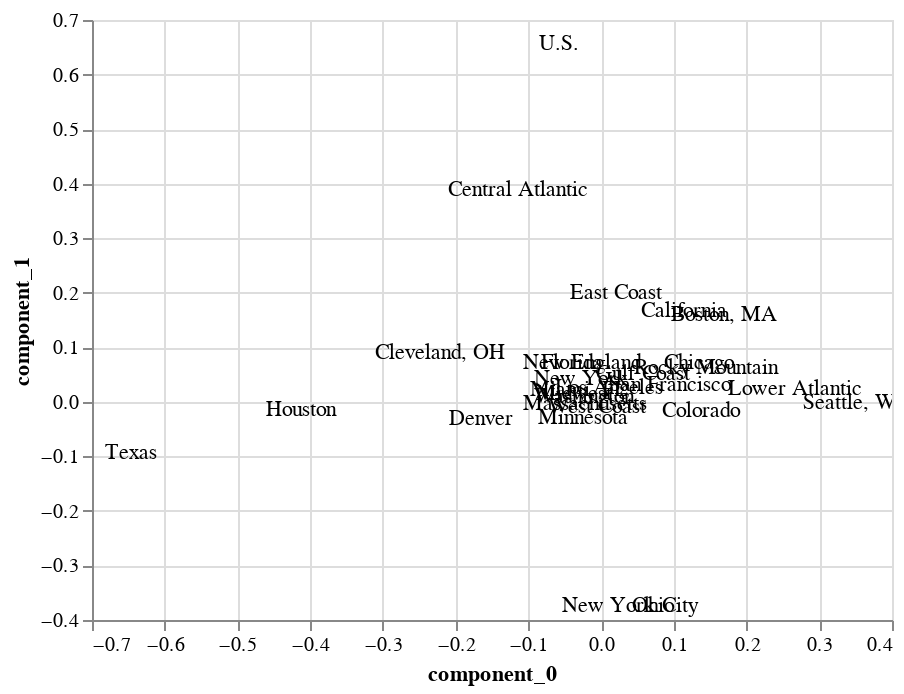

This figure's notebook cell:
### Code cell
components = pd.DataFrame(
    v, columns=[f"component_{i}" for i in range(v.shape[0])], index=wide.columns
).reset_index()

components_plot = (
    components.pipe(alt.Chart)
    .encode(x="component_0", y="component_1", text="region")
    .mark_text()
    .interactive()
)

lineapy.save(components_plot, "components_plot")
components_plot

### Figure 1 — Vega-Lite specification as saved in the notebook (floating-point values rounded to 4 significant figures)
{"config": {"view": {"continuousWidth": 400, "continuousHeight": 300}}, "data": {"name": "data-8d5185ac64530f5afce062b8c578d5b5"}, "mark": "text", "encoding": {"text": {"field": "region", "type": "nominal"}, "x": {"field": "component_0", "type": "quantitative"}, "y": {"field": "component_1", "type": "quantitative"}}, "selection": {"selector001": {"type": "interval", "bind": "scales", "encodings": ["x", "y"]}}, "$schema": "https://vega.github.io/schema/vega-lite/v4.17.0.json", "datasets": {"data-8d5185ac64530f5afce062b8c578d5b5": [{"region": "Boston, MA", "component_0": 0.1692, "component_1": 0.1587, "component_2": 0.1662, "component_3": 0.2322, "component_4": 0.268, "component_5": 0.1781, "component_6": 0.1803, "component_7": 0.1835, "component_8": 0.1882, "component_9": 0.2045, "component_10": 0.2063, "component_11": 0.1622, "component_12": 0.1999, "component_13": 0.1703, "component_14": 0.1601, "component_15": 0.2404, "component_16": 0.2199, "component_17": 0.1708, "component_18": 0.1496, "component_19": 0.1637, "component_20": 0.2817, "component_21": 0.1521, "component_22": 0.1491, "component_23": 0.1382, "component_24": 0.2095, "component_25": 0.1951, "component_26": 0.1431, "component_27": 0.1531}, {"region": "California", "component_0": 0.1133, "component_1": 0.1673, "component_2": 0.1058, "component_3": -0.2334, "component_4": -0.4583, "component_5": 0.1085, "component_6": 0.1148, "component_7": 0.08958, "component_8": 0.0928, "component_9": 0.06492, "component_10": 0.09515, "component_11": 0.17, "component_12": 0.07213, "component_13": 0.1137, "component_14": 0.08363, "component_15": -0.2225, "component_16": -0.1338, "component_17": 0.106, "component_18": 0.1145, "component_19": 0.1172, "component_20": -0.5921, "component_21": 0.1286, "component_22": 0.1638, "component_23": 0.1495, "component_24": 0.06561, "component_25": 0.01591, "component_26": 0.1496, "component_27": 0.1605}, {"region": "Central Atlantic", "component_0": -0.114, "component_1": 0.3891, "component_2": -0.1236, "component_3": 0.06151, "component_4": 0.08299, "component_5": -0.04361, "component_6": -0.04619, "component_7": -0.1489, "component_8": -0.2034, "component_9": -0.1544, "component_10": -0.1583, "component_11": 0.445, "component_12": -0.1765, "component_13": -0.1156, "component_14": -0.1459, "component_15": -0.01031, "component_16": -0.07039, "component_17": -0.1182, "component_18": -0.1156, "component_19": -0.1239, "component_20": 0.1565, "component_21": 0.01046, "component_22": 0.3688, "component_23": 0.2217, "component_24": -0.172, "component_25": -0.01679, "component_26": 0.1956, "component_27": 0.3221}, {"region": "Chicago", "component_0": 0.1345, "component_1": 0.07086, "component_2": 0.1401, "component_3": -0.1898, "component_4": 0.122, "component_5": -0.4545, "component_6": -0.4872, "component_7": 0.1273, "component_8": 0.1489, "component_9": 0.02047, "component_10": 0.04038, "component_11": 0.101, "component_12": 0.1176, "component_13": 0.1328, "component_14": 0.09269, "component_15": -0.1111, "component_16": -0.3905, "component_17": 0.1226, "component_18": 0.158, "component_19": 0.1672, "component_20": 0.1784, "component_21": -0.31, "component_22": 0.07873, "component_23": -0.003282, "component_24": 0.02377, "component_25": 0.01679, "component_26": -0.04652, "component_27": 0.04066}, {"region": "Cleveland, OH", "component_0": -0.2212, "component_1": 0.08926, "component_2": -0.158, "component_3": 0.1245, "component_4": -0.1128, "component_5": -0.2237, "component_6": -0.2485, "component_7": -0.001652, "component_8": 0.3025, "component_9": 0.1999, "component_10": 0.1422, "component_11": 0.1382, "component_12": 0.1683, "component_13": -0.2231, "component_14": 0.1705, "component_15": 0.1195, "component_16": 0.4009, "component_17": -0.1931, "component_18": -0.2234, "component_19": -0.2237, "component_20": -0.2474, "component_21": -0.2623, "component_22": 0.05423, "component_23": -0.02088, "component_24": 0.2151, "component_25": 0.05943, "component_26": -0.05871, "component_27": 0.03611}, {"region": "Colorado", "component_0": 0.1374, "component_1": -0.01692, "component_2": 0.1027, "component_3": 0.7802, "component_4": -0.1936, "component_5": -0.1638, "component_6": -0.1919, "component_7": 0.009867, "component_8": -0.2227, "component_9": -0.08262, "component_10": -0.04471, "component_11": -0.02566, "component_12": -0.09086, "component_13": 0.1356, "component_14": -0.1353, "component_15": 0.1168, "component_16": 0.02455, "component_17": 0.1178, "component_18": 0.1301, "component_19": 0.146, "component_20": -0.2637, "component_21": -0.0828, "component_22": 0.01565, "component_23": -0.02606, "component_24": -0.1053, "component_25": 0.01969, "component_26": -0.02886, "component_27": -0.01658}, {"region": "Denver", "component_0": -0.1654, "component_1": -0.03062, "component_2": -0.1031, "component_3": 0.4096, "component_4": 0.03526, "component_5": 0.1316, "component_6": 0.1602, "component_7": 0.00813, "component_8": 0.3429, "component_9": -0.0005725, "component_10": 0.06228, "component_11": -0.02985, "component_12": 0.1322, "component_13": -0.163, "component_14": 0.237, "component_15": -0.06485, "component_16": -0.6786, "component_17": -0.1457, "component_18": -0.1014, "component_19": -0.1356, "component_20": 0.007126, "component_21": 0.1003, "component_22": -0.01251, "component_23": 0.02155, "component_24": -0.02403, "component_25": -0.01597, "component_26": 0.01206, "component_27": -0.01512}, {"region": "East Coast", "component_0": 0.0201, "component_1": 0.2001, "component_2": 0.05591, "component_3": -0.002648, "component_4": 0.2993, "component_5": 0.1427, "component_6": 0.1568, "component_7": 0.02072, "component_8": -0.001174, "component_9": -0.03668, "component_10": -0.04505, "component_11": 0.3463, "component_12": -0.004644, "component_13": 0.01865, "component_14": 0.006225, "component_15": -0.05489, "component_16": -0.02207, "component_17": 0.0153, "component_18": 0.05094, "component_19": 0.05345, "component_20": -0.2314, "component_21": -0.05571, "component_22": 0.06274, "component_23": -0.5751, "component_24": -0.03611, "component_25": -0.006865, "component_26": -0.5428, "component_27": 0.03604}, {"region": "Florida", "component_0": -0.04067, "component_1": 0.07136, "component_2": -0.007234, "component_3": 0.003178, "component_4": -0.5461, "component_5": 0.05805, "component_6": 0.04818, "component_7": -0.02226, "component_8": -0.2838, "component_9": 0.2489, "component_10": 0.2962, "component_11": 0.1222, "component_12": -0.03132, "component_13": -0.03499, "component_14": -0.1909, "component_15": 0.08641, "component_16": -0.2002, "component_17": -0.02222, "component_18": -0.04507, "component_19": -0.02528, "component_20": 0.4016, "component_21": -0.04942, "component_22": -0.005528, "component_23": -0.2009, "component_24": 0.329, "component_25": 0.04952, "component_26": -0.198, "component_27": 0.01662}, {"region": "Gulf Coast", "component_0": 0.0572, "component_1": 0.05017, "component_2": 0.01453, "component_3": 0.0146, "component_4": -0.5042, "component_5": 0.02479, "component_6": 0.04512, "component_7": 0.04189, "component_8": 0.3793, "component_9": -0.2741, "component_10": -0.3054, "component_11": 0.07589, "component_12": 0.06516, "component_13": 0.04536, "component_14": 0.2461, "component_15": 0.02876, "component_16": 0.2121, "component_17": 0.02485, "component_18": 0.0614, "component_19": 0.05408, "component_20": 0.3578, "component_21": 0.01067, "component_22": 0.02515, "component_23": -0.1213, "component_24": -0.367, "component_25": -0.01395, "component_26": -0.1367, "component_27": 0.004027}, {"region": "Houston", "component_0": -0.4123, "component_1": -0.01513, "component_2": 0.2899, "component_3": -0.02526, "component_4": -0.02126, "component_5": 0.04159, "component_6": 0.04274, "component_7": 0.1824, "component_8": 0.07466, "component_9": 0.0504, "component_10": -0.2902, "component_11": -0.06766, "component_12": 0.2093, "component_13": -0.3813, "component_14": -0.3801, "component_15": 0.08549, "component_16": -0.01489, "component_17": -0.2008, "component_18": 0.3202, "component_19": 0.3192, "component_20": -0.02025, "component_21": -0.05735, "component_22": 0.08905, "component_23": 0.02313, "component_24": 0.05225, "component_25": 0.09554, "component_26": 0.02853, "component_27": -0.009415}, {"region": "Los Angeles", "component_0": 0.01061, "component_1": 0.02518, "component_2": 0.02603, "component_3": 0.03659, "component_4": 0.0008551, "component_5": 0.03483, "component_6": 0.05536, "component_7": 0.0181, "component_8": 0.06277, "component_9": 0.02952, "component_10": -0.1474, "component_11": 0.4972, "component_12": 0.0121, "component_13": 0.02951, "component_14": -0.1155, "component_15": -0.03371, "component_16": -0.02099, "component_17": 0.02824, "component_18": -0.02825, "component_19": 0.03525, "component_20": -0.003403, "component_21": -0.1407, "component_22": -0.7984, "component_23": 0.1394, "component_24": 0.0394, "component_25": 0.003202, "component_26": 0.1459, "component_27": 0.02176}, {"region": "Lower Atlantic", "component_0": 0.2671, "component_1": 0.02378, "component_2": -0.1268, "component_3": -0.02246, "component_4": -0.01473, "component_5": 0.01646, "component_6": 0.06203, "component_7": 0.07984, "component_8": 0.2395, "component_9": 0.1102, "component_10": -0.4135, "component_11": -0.1028, "component_12": 0.2247, "component_13": 0.2492, "component_14": -0.5099, "component_15": 0.1533, "component_16": -0.1177, "component_17": 0.1523, "component_18": -0.314, "component_19": -0.2584, "component_20": -0.04889, "component_21": -0.06347, "component_22": 0.1393, "component_23": -0.01477, "component_24": 0.1297, "component_25": 0.08609, "component_26": -0.02829, "component_27": -0.01164}, {"region": "Massachusetts", "component_0": -0.02176, "component_1": -0.004017, "component_2": 0.002347, "component_3": 0.003647, "component_4": -0.02241, "component_5": -0.004594, "component_6": -0.05046, "component_7": -0.04475, "component_8": -0.2702, "component_9": 0.2582, "component_10": -0.6503, "component_11": -0.02246, "component_12": -0.1126, "component_13": -0.006143, "component_14": 0.5108, "component_15": 0.07715, "component_16": -0.07126, "component_17": 0.02904, "component_18": -0.002336, "component_19": 0.03651, "component_20": -0.0151, "component_21": 0.06586, "component_22": 0.01849, "component_23": -0.05411, "component_24": 0.3666, "component_25": 0.03251, "component_26": 0.03221, "component_27": 0.01666}, {"region": "Miami, FL", "component_0": -0.03097, "component_1": 0.0224, "component_2": -0.03477, "component_3": -0.01409, "component_4": -0.0005611, "component_5": -0.1653, "component_6": -0.4093, "component_7": -0.01656, "component_8": 0.1249, "component_9": 0.03564, "component_10": -0.003315, "component_11": 0.07171, "component_12": 0.003029, "component_13": -0.03635, "component_14": -0.1479, "component_15": 0.03087, "component_16": 0.0122, "component_17": -0.02932, "component_18": 0.03656, "component_19": -0.04444, "component_20": -0.005685, "component_21": 0.8241, "component_22": -0.1446, "component_23": -0.2056, "component_24": 0.03428, "component_25": 0.04846, "component_26": -0.003129, "component_27": 0.07436}, {"region": "Midwest", "component_0": -0.0371, "component_1": 0.01483, "component_2": 0.08361, "component_3": -0.1619, "component_4": -0.03015, "component_5": 0.006252, "component_6": -0.04995, "component_7": 0.2442, "component_8": -0.3954, "component_9": -0.1138, "component_10": 0.06998, "component_11": 0.01453, "component_12": 0.4217, "component_13": -0.04947, "component_14": 0.1846, "component_15": 0.4893, "component_16": -0.1349, "component_17": 0.0274, "component_18": -0.1519, "component_19": -0.1638, "component_20": -0.1204, "component_21": 0.02176, "component_22": -0.1012, "component_23": -0.05361, "component_24": -0.3483, "component_25": 0.2279, "component_26": 0.04582, "component_27": 0.04062}, {"region": "Minnesota", "component_0": -0.02477, "component_1": -0.02922, "component_2": 0.07799, "component_3": 0.1686, "component_4": 0.02186, "component_5": 0.03984, "component_6": -0.05863, "component_7": 0.2587, "component_8": -0.279, "component_9": 0.08108, "component_10": -0.06664, "component_11": 0.02221, "component_12": 0.4596, "component_13": -0.01592, "component_14": 0.01556, "component_15": -0.6822, "component_16": 0.1709, "component_17": 0.0242, "component_18": -0.2082, "component_19": -0.07727, "component_20": 0.1448, "component_21": 0.08548, "component_22": 0.03152, "component_23": 0.05636, "component_24": -0.04627, "component_25": -0.07824, "component_26": -0.06727, "component_27": -0.02837}, {"region": "New England", "component_0": -0.02636, "component_1": 0.07124, "component_2": 0.000356, "component_3": 0.03897, "component_4": -0.003014, "component_5": -0.0525, "component_6": 0.08623, "component_7": 0.01589, "component_8": 0.01712, "component_9": 0.01466, "component_10": 0.01991, "component_11": -0.1222, "component_12": 0.01486, "component_13": 0.00696, "component_14": -0.01772, "component_15": -0.1385, "component_16": 0.02985, "component_17": 0.04113, "component_18": 0.07565, "component_19": -0.1106, "component_20": 0.03633, "component_21": -0.1487, "component_22": -0.03082, "component_23": -0.6544, "component_24": -0.01883, "component_25": 0.002293, "component_26": 0.6666, "component_27": 0.1696}, {"region": "New York", "component_0": -0.02814, "component_1": 0.04258, "component_2": 0.1872, "component_3": -0.009857, "component_4": 0.003019, "component_5": -0.03482, "component_6": 0.00543, "component_7": 0.001508, "component_8": 0.06529, "component_9": 0.004899, "component_10": 0.04375, "component_11": -0.07191, "component_12": -0.1349, "component_13": -0.01245, "component_14": 0.01305, "component_15": 0.02879, "component_16": -0.01652, "component_17": -0.03939, "component_18": -0.7326, "component_19": 0.6088, "component_20": -0.006456, "component_21": 0.0343, "component_22": -0.005633, "component_23": -0.0934, "component_24": -0.04557, "component_25": 0.0178, "component_26": 0.07121, "component_27": 0.06052}, {"region": "New York City", "component_0": 0.03989, "component_1": -0.3749, "component_2": 0.07055, "component_3": -0.01676, "component_4": -0.006865, "component_5": 0.5511, "component_6": -0.4393, "component_7": -0.002934, "component_8": 0.04255, "component_9": 0.01712, "component_10": 0.006543, "component_11": 0.3474, "component_12": -0.05186, "component_13": -0.001919, "component_14": -0.01331, "component_15": 0.05221, "component_16": -0.02037, "component_17": -0.0009623, "component_18": -0.05472, "component_19": -0.002355, "component_20": -0.002161, "component_21": -0.08045, "component_22": 0.2298, "component_23": -0.09238, "component_24": -0.02633, "component_25": -0.05019, "component_26": 0.209, "component_27": -0.3307}, {"region": "Ohio", "component_0": 0.07087, "component_1": -0.3738, "component_2": -0.07729, "component_3": -0.01201, "component_4": -0.007058, "component_5": -0.522, "component_6": 0.4103, "component_7": -0.003416, "component_8": -0.04502, "component_9": 0.07894, "component_10": -0.00146, "component_11": 0.3941, "component_12": 0.08034, "component_13": -0.01647, "component_14": -0.0008875, "component_15": 0.05295, "component_16": 0.001236, "component_17": -0.07148, "component_18": -0.005226, "component_19": 0.08033, "component_20": -0.006388, "component_21": 0.1387, "component_22": 0.2139, "component_23": -0.05434, "component_24": -0.03872, "component_25": -0.05654, "component_26": 0.1289, "component_27": -0.3665}, {"region": "Rocky Mountain", "component_0": 0.1446, "component_1": 0.06129, "component_2": -0.6926, "component_3": -0.01018, "component_4": 0.009225, "component_5": 0.1301, "component_6": -0.08658, "component_7": -0.1437, "component_8": -0.08827, "component_9": 0.1373, "component_10": -0.01191, "component_11": -0.04352, "component_12": 0.3163, "component_13": 0.08934, "component_14": -0.01672, "component_15": 0.01742, "component_16": -0.006011, "component_17": -0.263, "component_18": 0.1548, "component_19": 0.4503, "component_20": -0.01048, "component_21": -0.03926, "component_22": -0.03226, "component_23": -0.03432, "component_24": -0.1051, "component_25": -0.01109, "component_26": 0.03031, "component_27": 0.03508}, {"region": "San Francisco", "component_0": 0.09493, "component_1": 0.03059, "component_2": 0.0387, "component_3": 0.004861, "component_4": -0.00389, "component_5": -0.001477, "component_6": -0.00318, "component_7": 0.05605, "component_8": -0.05827, "component_9": -0.7135, "component_10": 0.01683, "component_11": 0.01797, "component_12": 0.1789, "component_13": 0.1446, "component_14": 0.02846, "component_15": 0.04133, "component_16": 0.009023, "component_17": -0.3419, "component_18": -0.02428, "component_19": 0.02719, "component_20": -0.005747, "component_21": 0.02193, "component_22": 0.0002446, "component_23": -0.02736, "component_24": 0.5337, "component_25": -0.08217, "component_26": 0.05726, "component_27": -0.04968}, {"region": "Seattle, WA", "component_0": 0.3506, "component_1": -0.002277, "component_2": 0.3468, "component_3": 0.0002273, "component_4": 0.001119, "component_5": 0.002669, "component_6": 0.001892, "component_7": -0.01119, "component_8": 0.004912, "component_9": 0.28, "component_10": -0.02484, "component_11": -0.04302, "component_12": -0.0883, "component_13": 0.1697, "component_14": 0.00771, "component_15": -0.02673, "component_16": 0.0005068, "component_17": -0.7569, "component_18": 0.0307, "component_19": -0.1438, "component_20": 0.005722, "component_21": -0.01342, "component_22": -0.03039, "component_23": 0.003827, "component_24": -0.1811, "component_25": 0.06475, "component_26": -0.01065, "component_27": 0.07566}, {"region": "Texas", "component_0": -0.6459, "component_1": -0.09433, "component_2": -0.002312, "component_3": -0.005222, "component_4": -0.002005, "component_5": -0.01238, "component_6": 0.005867, "component_7": -0.002257, "component_8": 0.003263, "component_9": 0.06039, "component_10": 0.001685, "component_11": 0.0326, "component_12": -0.0004411, "component_13": 0.7436, "component_14": -0.001218, "component_15": 0.0159, "component_16": 0.0004377, "component_17": -0.09438, "component_18": 0.005151, "component_19": -0.01161, "component_20": -0.002043, "component_21": 0.005043, "component_22": 0.0283, "component_23": 0.005101, "component_24": -0.05622, "component_25": -0.00719, "component_26": -0.01935, "component_27": 0.04643}, {"region": "U.S.", "component_0": -0.05737, "component_1": 0.6555, "component_2": 0.05968, "component_3": -0.000529, "component_4": 0.001086, "component_5": 0.002796, "component_6": -0.02221, "component_7": 0.002154, "component_8": -0.008128, "component_9": 0.08636, "component_10": 0.006576, "component_11": -0.07316, "component_12": 0.004888, "component_13": 0.06949, "component_14": 0.01279, "component_15": 0.03629, "component_16": -0.006804, "component_17": -0.01974, "component_18": 0.005091, "component_19": -0.01521, "component_20": 0.0006861, "component_21": 0.05007, "component_22": -0.03289, "component_23": 0.01168, "component_24": -0.05199, "component_25": -0.1348, "component_26": 0.1215, "component_27": -0.7097}, {"region": "Washington", "component_0": -0.02413, "component_1": 0.008507, "component_2": -0.09747, "component_3": 4.254e-05, "component_4": -0.0009061, "component_5": -0.008509, "component_6": 0.006606, "component_7": -0.08448, "component_8": 0.00157, "component_9": -0.1316, "component_10": -0.004115, "component_11": 0.005984, "component_12": -0.1352, "component_13": 0.01505, "component_14": 0.00579, "component_15": -0.2516, "component_16": -0.001475, "component_17": -0.02133, "component_18": -0.001729, "component_19": 0.004444, "component_20": 0.002184, "component_21": -0.02365, "component_22": 0.006197, "component_23": 0.0022, "component_24": 0.0134, "component_25": 0.9168, "component_26": 0.001964, "component_27": -0.2039}, {"region": "West Coast", "component_0": -0.00603, "component_1": -0.009253, "component_2": 0.3182, "component_3": 0.0006029, "component_4": -0.0001428, "component_5": -0.00108, "component_6": 0.0004939, "component_7": -0.8467, "component_8": -0.001057, "component_9": -0.002598, "component_10": -0.001608, "component_11": -0.001572, "component_12": 0.4107, "component_13": 0.006231, "component_14": 0.006118, "component_15": -0.005538, "component_16": -0.0002345, "component_17": 0.1114, "component_18": -0.001992, "component_19": -0.0009729, "component_20": -0.0001848, "component_21": -0.001696, "component_22": -8.872e-05, "component_23": -0.001507, "component_24": 0.0003162, "component_25": 0.01945, "component_26": -0.001539, "component_27": 0.01201}]}}
